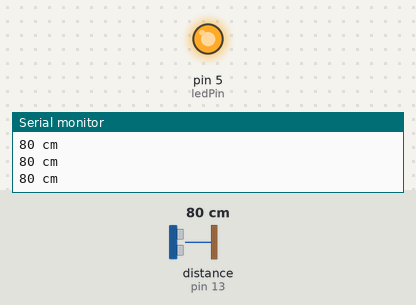
The sketch below on a simulated Arduino Uno, built with avr-gcc and run on an emulated ATmega328P. Shown: output pins drawn as LEDs (lit = HIGH), the last lines printed to the serial monitor. The test bench sets the inputs (shaded band); at power-on: distance to the obstacle (sensor on pin 13) 80 cm. The echo pulse lasts 58.3 µs per cm.

Above: at 1.2 s.
1.3 s: distance to the obstacle (sensor on pin 13) set to 32 cm
2.8 s: distance to the obstacle (sensor on pin 13) set to 28 cm
At 3.4 s:
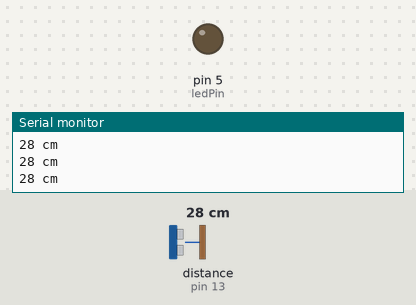
4.3 s: distance to the obstacle (sensor on pin 13) set to 35 cm
At 4.7 s:
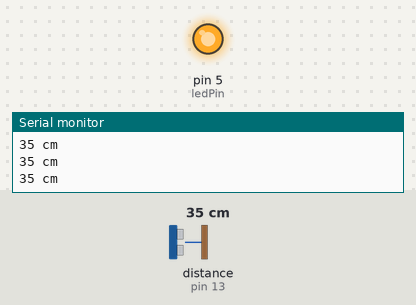
5.8 s: distance to the obstacle (sensor on pin 13) set to 2 cm
At 7.3 s:
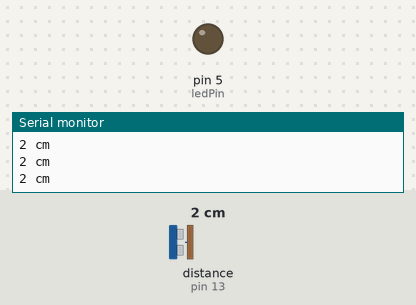
Timing chart, 0 to 8.3 s (numbered marks = the images above; inputs shaded):
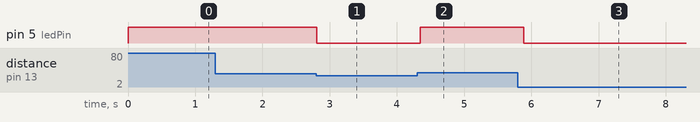

Measured:
- the behaviour switches between 31 and 30 cm on distance to the obstacle (sensor on pin 13) (found by bisection; images 0 and 1)
- after the input at 2.8 s, pin 5 (ledPin): HIGH → LOW at once
- after the input at 4.3 s, pin 5 (ledPin): LOW → HIGH after 0.05 s
- after the input at 5.8 s, pin 5 (ledPin): HIGH → LOW after 0.09 s

The sketch:

ultrasonic.ino
```cpp
#include <Ultrasonic.h>

Ultrasonic ultrasonic(12,13);  // (trig, echo)

int ledPin = 5;
int threshold = 30;  // centimeters
int distance = 0;

void setup() {
  Serial.begin(9600);
  pinMode(ledPin, OUTPUT);
}

void loop() {
  distance = ultrasonic.distanceRead(CM);

  Serial.print(distance);
  Serial.println(" cm");

  if (distance > threshold) {
    digitalWrite(ledPin, HIGH);
  } else {
    digitalWrite(ledPin, LOW);
  }
  delay(100);
}
```
